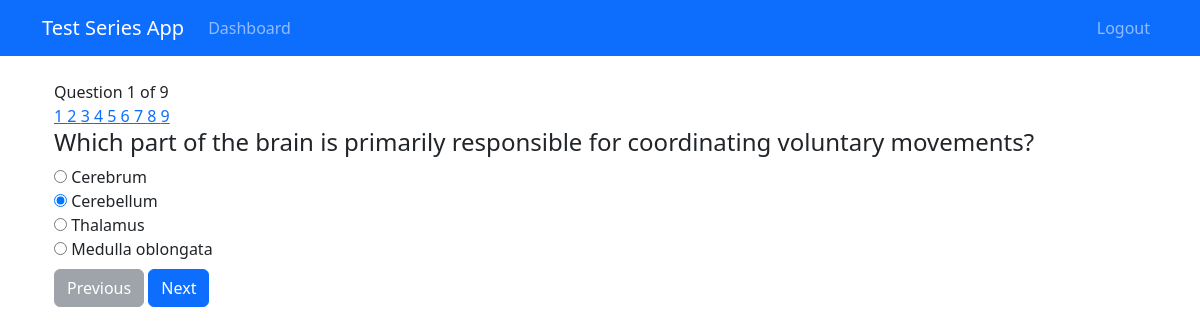
Page /exams/take_test/2/ (signed in) on the committed database.
### exams/models.py (models this page shows, shortened)
class Question(models.Model):
    QUESTION_TYPES = (
        ('MCQ', 'Multiple Choice Question'),
    )
    exam_type = models.ForeignKey(ExamType, on_delete=models.CASCADE)
    subject = models.ForeignKey(Subject, on_delete=models.CASCADE, null=True, blank=True)
    chapter = models.ForeignKey(Chapter, on_delete=models.CASCADE, null=True, blank=True)
    question_type = models.CharField(max_length=3, choices=QUESTION_TYPES, default='MCQ')
    text = models.TextField()
    marks = models.PositiveIntegerField(default=1)
    difficulty = models.CharField(max_length=20, choices=(
        ('Easy', 'Easy'),
        ('Medium', 'Medium'),
        ('Hard', 'Hard'),
    ), default='Medium')
    explanation = models.TextField(blank=True, null=True)

class Answer(models.Model):
    question = models.ForeignKey(Question, on_delete=models.CASCADE, related_name='answers')
    text = models.TextField()
    is_correct = models.BooleanField(default=False)

### exams/views.py (the view, shortened to what this page needs)
# urls.py: path('take_test/<int:attempt_id>/', views.take_test, name='take_test'),
@login_required
def take_test(request, attempt_id):
    attempt = get_object_or_404(TestAttempt, pk=attempt_id, user=request.user)
    if attempt.mock_test:
        questions = list(attempt.mock_test.questions.all().order_by('id'))
    elif attempt.subject:
        questions = list(Question.objects.filter(subject=attempt.subject).order_by('id'))
    elif attempt.chapter:
        questions = list(Question.objects.filter(chapter=attempt.chapter).order_by('id'))
    else:
        questions = []
    user_answers = UserAnswer.objects.filter(
        user=request.user,
        question__in=[q.id for q in questions]
    ).select_related('selected_answer')
    user_answers_dict = {ua.question.id: ua.selected_answer.id for ua in user_answers}
    if request.method == 'GET' and 'question' in request.GET:
        question_index = int(request.GET.get('question')) - 1
        if 0 <= question_index < len(questions):
            attempt.current_question_index = question_index
            attempt.save()
    current_question = None
    selected_answer_id = None
    if questions and 0 <= attempt.current_question_index < len(questions):
        current_question = questions[attempt.current_question_index]
        selected_answer_id = user_answers_dict.get(current_question.id)
    progress = {
        'current': attempt.current_question_index + 1,
        'total': len(questions),
        'has_previous': attempt.current_question_index > 0,
        'has_next': attempt.current_question_index < len(questions) - 1,
        'question_range': range(1, len(questions) + 1),
        'answered_questions': [i+1 for i, q in enumerate(questions) if q.id in user_answers_dict],
    }
    return render(request, 'exams/take_test.html', {
        'attempt': attempt,
        'question': current_question,
        'progress': progress,
        'selected_answer_id': selected_answer_id,
        'user_answers_dict': user_answers_dict,  # Pass the dictionary to template
    })

### templates/exams/take_test.html (shortened to what this page needs)
{% extends 'base.html' %}
{% block content %}
<div class="container">
    <div class="question-header">
        <div class="question-position">Question {{ progress.current }} of {{ progress.total }}</div>
        <div class="question-numbers-top">
            {% for q_num in progress.question_range %}
            <a href="?question={{ q_num }}"
               class="question-number-box
                      {% if q_num == progress.current %}current{% endif %}
                      {% if q_num in progress.answered_questions %}answered{% endif %}">
                {{ q_num }}
            </a>
            {% endfor %}
        </div>
    </div>
    <div class="question-container">
        <h4>{{ question.text }}</h4>
        <form id="answerForm">
            {% for answer in question.answers.all %}
            <div class="answer-option
                        {% if answer.id == selected_answer_id %}selected{% endif %}"
                onclick="selectAnswer(this, {{ answer.id }})">
                <input type="radio"
                    name="answer"
                    value="{{ answer.id }}"
                    class="radio-input"
                    {% if answer.id == selected_answer_id %}checked{% endif %}>
                {{ answer.text }}
            </div>
            {% endfor %}
        </form>
    </div>
    <div class="navigation-buttons">
        <a href="?question={{ progress.current|add:'-1' }}"
           class="btn btn-secondary {% if not progress.has_previous %}disabled{% endif %}">
            Previous
        </a>
        {% if progress.has_next %}
        <a href="?question={{ progress.current|add:'1' }}" class="btn btn-primary">Next</a>
        {% else %}
        <a href="{% url 'test_result' attempt.id %}" class="btn btn-success">Finish Test</a>
        {% endif %}
    </div>
</div>
{% endblock %}

### rows in the picture
Question: text "Which part of the brain is primarily responsible for coordinating voluntary movements?"
Answer: text "Cerebrum"
Answer: answer "☑", text "Cerebellum"
Answer: text "Thalamus"
Answer: text "Medulla oblongata"

### other values in the picture
{{ progress.current }} "1"
{{ progress.total }} "9"
{{ q_num }} "1" "2" "3" "4" "5" "6" "7" "8" "9"
